Frame 1 (no input): blank canvas, image omitted
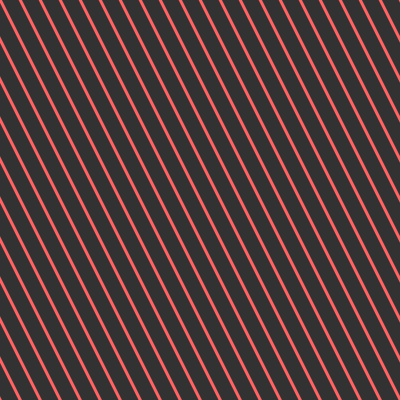
Frame 60 (the mouse pressed at the canvas centre just before this capture)
Frame 120 (the mouse held since frame 60 and released just before this capture): identical to frame 60, image omitted

The Processing sketch that drew this single still picture (run headless with seeded random() and noise(); from frame 60 on, the mouse is pressed at the canvas centre):

// Processing sketch: parallel_1
// ── parallel_1.pde
float x1;
float y1;
float x2;
float y2;
float m = 1.0;
float c;



void setup() { //instructions here are carried out once at the start

  size(400, 400);
  background(50);

  x1 = -2*width;
  x2 = 2*width;

  c = -m*height; //starting value for c

  strokeWeight(3);
}


void draw() { //instructions in here are carried out in order, then repeated

  y1 = (m*x1 + c) * 2;
  y2 = (m*x2 + c) * 2;

  stroke(255, 100, 100);
  line(x1, y1, x2, y2);

  c = c + 20;
  println(c);
}
